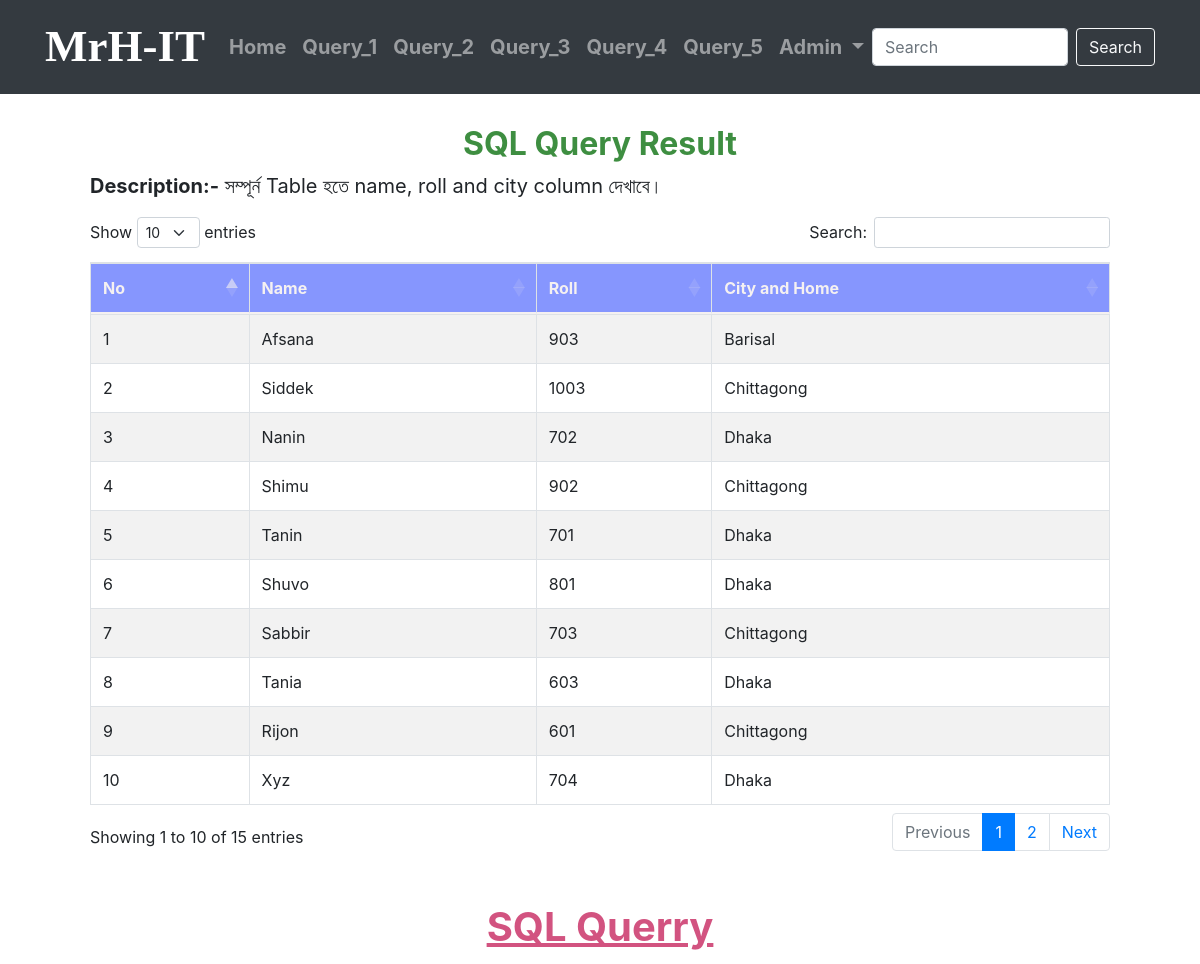
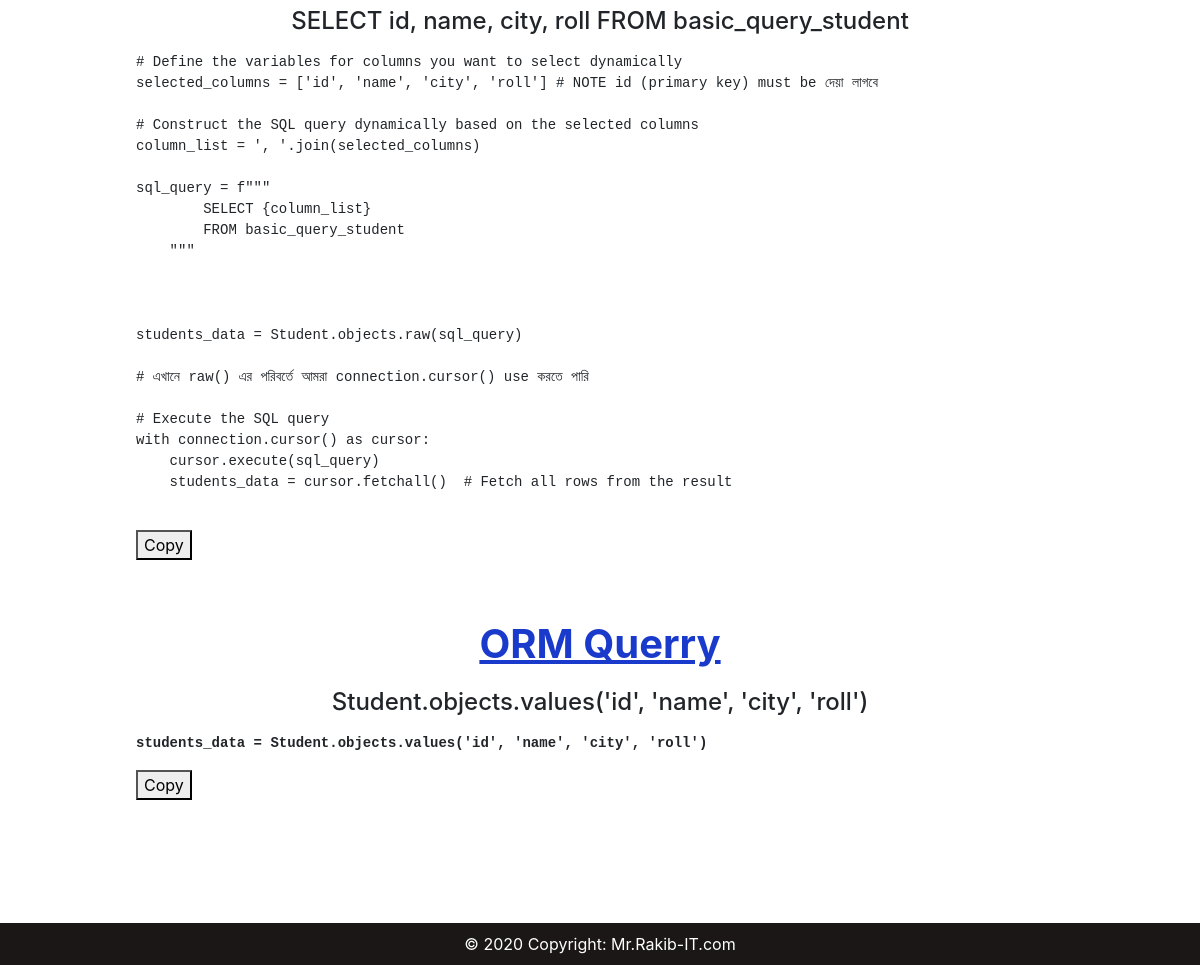
The app's page /query-101/ with its own data (2 pictures, top to bottom).
### Basic_Query/models.py (models this page shows, shortened)
class Student(models.Model):
    id            = models.UUIDField( primary_key = True, unique=True, default = uuid.uuid4, editable=False )
    name          = models.CharField( max_length=50 )
    s_class       = models.CharField( max_length=50, choices=(
        ('vi','vi'),
        ('vii','vii'),
        ('viii','viii'),
        ('ix','ix'),
        ('x','x'),
        ))
    roll          = models.IntegerField( null=True )
    date_of_birth = models.DateField()
    age           = models.PositiveIntegerField()
    city          = models.CharField(max_length=50, null=True, blank=True)
    gender        = models.CharField(max_length=20, choices=(
        ('Male','Male'),
        ('Female','Female'),
        ('Others','Others')
        ))

class Query_Code(models.Model):
    id          = models.UUIDField( primary_key = True, unique=True, default = uuid.uuid4, editable=False )
    query_no    = models.CharField( max_length=100, unique= True )
    title       = models.CharField( max_length=200, null=True, blank=True)
    SQL_query   = RichTextUploadingField( null=True, blank=True, config_name="default", )
    ORM_query   = RichTextUploadingField( null=True, blank=True, config_name="default", )

### Basic_Query/View/views.py (the view)
# urls.py: path('query-101/', views.Query_101, name='Query_101'),
def Query_101(request):
    selected_columns = ['id', 'name', 'city', 'roll'] # NOTE id (primary key) must be দেয়া লাগবে
    column_list = ', '.join(selected_columns)
    sql_query = f"""
            SELECT {column_list}
            FROM basic_query_student
        """
    students_data = Student.objects.raw(sql_query)
    """NOTE This return tuple
    # Define the variables for columns you want to select
    selected_columns = ['id', 'name', 'city']

    # Construct the SQL query dynamically based on the selected columns
    column_list = ', '.join(selected_columns)
    sql_query = f"SELECT {column_list} FROM basic_query_student"  # Replace 'yourapp_student' with your actual table name

    # Execute the SQL query
    with connection.cursor() as cursor:
        cursor.execute(sql_query)
        students_data = cursor.fetchall()  # Fetch all rows from the result
    """
    data = {
            'std_obj': students_data,
            'SQL_querry': students_data.query,
            'descripetion': "সম্পূর্ন Table হতে name, roll and city column দেখাবে।",
            'ORM_querry': "Student.objects.values('id', 'name', 'city', 'roll')",
            'query': Query_Code.objects.get( query_no = 'Query_101' ),
        }
    return render(request, 'Result/result_2.html', data)

### templates/Result/result_2.html (shortened to what this page needs)
{% extends "index.html" %}
{% load static %}
{% block body %}
    <div class="col-md-12">
        <h2 class="text-center" style="margin-top: 10px; color: #3e8e41;">
            <b>SQL Query Result</b>
        </h2>
        <p class="" style="font-size: 20px;"><b>Description:-</b> {{descripetion}} </p>
        <div class="table-responsive">
            <table id="example" class="table table-striped table-bordered" style="width:100%">
                <thead style="background-color: #8696FE; color: #f5f1f1;">
                    <tr>
                        <th>No</th>
                        <th>Name</th>
                        <th>Roll</th>
                        <th>City and Home</th>
                    </tr>
                </thead>
                <tbody>
                    {% if std_obj_distinct %}
                        {% for std in std_obj_distinct %}
                        <tr>
                            <td>{{forloop.counter}}</td>
                            <td></td>
                            <td></td>
                            <td>{{std}}</td>
                        </tr>
                        {% endfor %}
                    {% else %}
                        {% for std in std_obj %}
                        <tr>
                            <td>{{forloop.counter}}</td>
                            <td>{{std.name}}</td>
                            <td>{{std.roll}}</td>
                            <td>{{std.city}}</td>
                        </tr>
                        {% endfor %}
                    {% endif %}
                </tbody>
            </table>
        </div>
        <div>
            <h1 class="text-center" style="margin-top: 50px; color: #D25380;"><b><u>SQL Querry</u></b></h1>
            <h4 class="text-center" style="margin-top: 20px;">{{SQL_querry}}</h4>
            <div class="col-md-12">
                <div class="col-md-11 m-3">
                    {{query.SQL_query|safe}}
                </div>
            </div>
            <h1 class="text-center" style=" color: #1a3acb; margin-top: 20px;"><b><u>ORM Querry</u></b></h1>
            <h4 class="text-center" style="margin-top: 20px;">{{ORM_querry}}</h4>
            <div class="col-md-12" style="margin-bottom: 100px;">
                <div class="col-md-11 fw-bold m-3">
                    {{query.ORM_query|safe}}
                </div>
            </div>
        </div>
    </div>
{% endblock body %}

### static/CSS/index.css (style rules this page uses)
body { height: 100vn; display: flex; flex-direction: column; }

### records on screen
Student: name "Afsana", roll "903", city "Barisal"
Student: name "Siddek", roll "1003", city "Chittagong"
Student: name "Nanin", roll "702", city "Dhaka"
Student: name "Shimu", roll "902", city "Chittagong"
Student: name "Tanin", roll "701", city "Dhaka"
Student: name "Shuvo", roll "801", city "Dhaka"
Student: name "Sabbir", roll "703", city "Chittagong"
Student: name "Tania", roll "603", city "Dhaka"
Student: name "Rijon", roll "601", city "Chittagong"
Student: name "Xyz", roll "704", city "Dhaka"
Query_Code: SQL_query "# Define the variables for columns you want to select dynamically selected_columns = ['id', 'name', 'city', 'roll'] # NOTE id (primary key) must be দেয়া লাগবে # Construct the SQL query dynamically based on the selected columns column_list = ', '.join(selected_columns) sql_query = f\"\"\" SELECT {column_list} FROM basic_query_student \"\"\" students_data = Student.objects.raw(sql_query) # এখানে raw() এর পরিবর্তে আমরা connection.cursor() use করতে পারি # Execute the SQL query with connection.cursor() as cursor: cursor.execute(sql_query) students_data = cursor.fetchall() # Fetch all rows from the result", ORM_query "students_data = Student.objects.values('id', 'name', 'city', 'roll')"

### other values on screen
{{ descripetion }} "সম্পূর্ন Table হতে name, roll and city column দেখাবে।"
{{ SQL_querry }} "SELECT id, name, city, roll FROM basic_query_student"
{{ ORM_querry }} "Student.objects.values('id', 'name', 'city', 'roll')"
